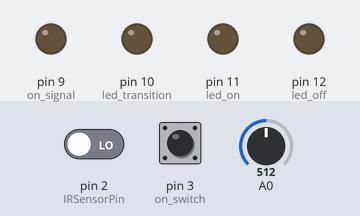
Simulated run of this sketch. Board: Arduino Uno, built with avr-gcc and run on an emulated ATmega328P. On the bench: output pins drawn as LEDs (lit = HIGH). The test bench sets the inputs (shaded band); at power-on: pin 3 (on_switch) LOW, pin 2 (IRSensorPin) LOW, A0 = 512.

Above: at 1.2 s.
1.3 s: pin 3 (on_switch) pulled HIGH for 0.15 s
At 1.9 s:
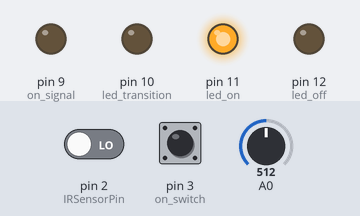
At 17.8 s:
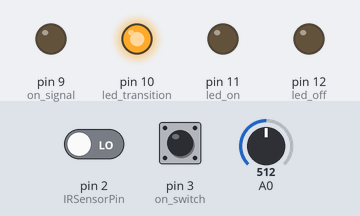
Timing chart, 0 to 23.7 s (numbered marks = the images above; inputs shaded):
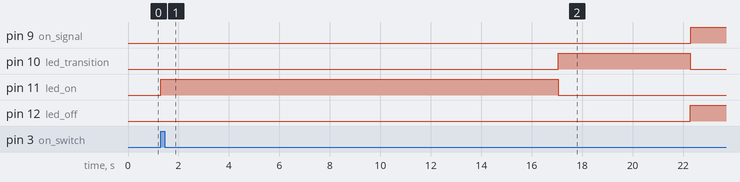

The sketch:

2_wheeler_engine_stop_on_idlev2.ino
```cpp
#include <TimerOne.h>

int timer = 20000; //20s timer

int led_on = 11; //green led showing device on state - on pin 11
int led_off = 12; //red led showing device off state - on pin 12
int led_transition = 10; //yellow led showing transition state - on pin 10

int sound_level = 15; //difference between initial sound and final sound in db - to be considered significant sound change

int on_signal = 9; //relay/engine pin on pin 9

int on_switch = 3; //device on switch on pin 3

const int IRSensorPin = 2;

int inputState;
int lastInputState = LOW;
long lastDebounceTime = 0;
long debounceDelay = 5;

long time;
long endTime;
long startTime;
int RPM = 0;
double trip = 0;
double kkbanspd = 0.00223;
float lnTime = 0;

void setup()
{
  pinMode(on_switch, INPUT);
  pinMode(led_on, OUTPUT);
  pinMode(led_off, OUTPUT);
  pinMode(led_transition, OUTPUT);
  pinMode(on_signal, OUTPUT);

  pinMode(IRSensorPin, INPUT);
  endTime = 0;
  Timer1.initialize(1000000);  // Set the timer to 60 rpm, 1,000,000 microseconds (1 second)

}


void loop()
{
  while (digitalRead(on_switch) == 1) //if device switch is on
  {
    digitalWrite(led_on, HIGH); //turn green led on indicating machine is on
    digitalWrite(led_off, LOW);
    digitalWrite(led_transition, LOW);

    //check speed
    Speed();
    double speed = RPM * kkbanspd;

    float initial_sound_sum = 0;
    for (int i = 0; i < 15; i++)
    {
      //measuring sound every second and summing the values
      initial_sound_sum += sound();

      //wait for 1s
      delay(1000);

    }

    //taking average of first 15s
    float initial_sound = initial_sound_sum / 15;

    if (speed < 1) //if speed is less than 1km/hr
    {
      digitalWrite(led_on, LOW);
      digitalWrite(led_transition, HIGH); //turn on transition led

      float final_sound_sum = 0;
      for (int i = 0; i < 5; i++)
      {
        //measuring sound every second and summing the values
        final_sound_sum += sound();

        //wait for 1s
        delay(1000);

      }

      //taking average of last 5s
      float final_sound = final_sound_sum / 15;

      //check speed again after 20s
      Speed();
      speed = (RPM * kkbanspd);


      if ((final_sound - initial_sound) > sound_level) //keep engine on if the sound level change is significant from initial condition after 20s
      {
        digitalWrite(led_transition, LOW);
        digitalWrite(led_on, HIGH); //turn green led on indicating machine is on
        digitalWrite(on_signal, HIGH); //keep engine on
      }

      else if (speed < 1)
      {
        digitalWrite(led_transition, LOW);
        digitalWrite(led_off, HIGH); //turn red led on to indicate engine is off
        digitalWrite(on_signal, LOW); //keep engine off

        delay(10);
        digitalWrite(on_signal, HIGH); //reset the relay, to allow driver to turn on by ignition
      }

    }

    else {
      digitalWrite(on_signal, HIGH); //reset the relay, to allow driver to turn on by ignition
    }
  }

}

void Speed()
{
  time = millis();
  int currentSwitchState = digitalRead(IRSensorPin);

  if (currentSwitchState != lastInputState) {
    lastDebounceTime = millis();
  }

  if ((millis() - lastDebounceTime) > debounceDelay) {
    if (currentSwitchState != inputState) {
      inputState = currentSwitchState;
      if (inputState == LOW) {
        calculateRPM(); // Real RPM from sensor
      }
    }
  }
  lastInputState = currentSwitchState;
}

void calculateRPM() {
  startTime = lastDebounceTime;
  lnTime = startTime - endTime;
  RPM = 60000 / (startTime - endTime);
  endTime = startTime;
  trip++;
}

float sound() {
  const int sampleWindow = 50;                              // Sample window width in mS (50 mS = 20Hz)
  unsigned int sample;
  unsigned long startMillis = millis();                  // Start of sample window
  float peakToPeak = 0;                                  // peak-to-peak level

  unsigned int signalMax = 0;                            //minimum value
  unsigned int signalMin = 1024;                         //maximum value

  // collect data for 50 mS
  while (millis() - startMillis < sampleWindow)
  {
    //microphone connected at A0
    sample = analogRead(0);                             //get reading from microphone
    if (sample < 1024)                                  // toss out spurious readings
    {
      if (sample > signalMax)
      {
        signalMax = sample;                           // save just the max levels
      }
      else if (sample < signalMin)
      {
        signalMin = sample;                           // save just the min levels
      }
    }
  }
  peakToPeak = signalMax - signalMin;                    // max - min = peak-peak amplitude
  float db = map(peakToPeak, 20, 900, 49.5, 90);         //calibrate for deciBels

  return db;
}
```

Measured:
- after the input at 1.3 s, pin 9 (on_signal), pin 12 (led_off): LOW → HIGH after 21.0 s; pin 10 (led_transition): LOW → HIGH after 15.7 s, → LOW 5.2 s later; pin 11 (led_on): LOW → HIGH at once, → LOW 15.7 s later
